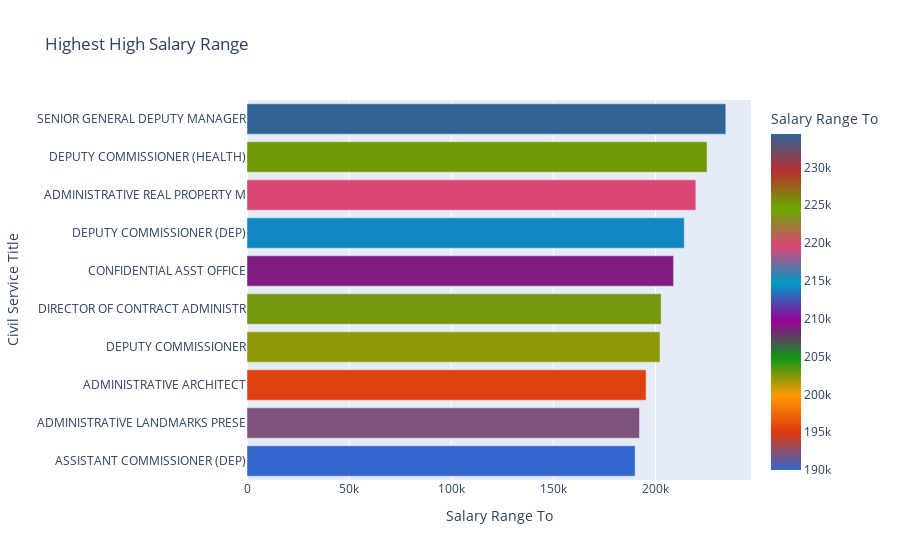

Here is the notebook cell this chart was saved with:
### Code cell
high_sal_range = (df.groupby('Civil Service Title')['Salary Range To'].mean().nlargest(10)).reset_index()

fig = px.bar(high_sal_range, y="Civil Service Title", x="Salary Range To", orientation='h', title = "Highest High Salary Range",color=  "Salary Range To", color_continuous_scale= px.colors.qualitative.G10).update_yaxes(categoryorder="total ascending")
fig.show()

### Figure 1 — Plotly figure (JSON) as saved in the notebook; plotly's stock layout.template omitted (floating-point values rounded to 4 significant figures)
{"data": [{"alignmentgroup": "True", "hovertemplate": "Salary Range To=%{marker.color}<br>Civil Service Title=%{y}<extra></extra>", "legendgroup": "", "marker": {"color": [234402, 225217, 219700.0, 214086, 208826, 202744, 202201, 195365, 192152, 190000], "coloraxis": "coloraxis", "pattern": {"shape": ""}}, "name": "", "offsetgroup": "", "orientation": "h", "showlegend": false, "textposition": "auto", "x": [234402, 225217, 219700.0, 214086, 208826, 202744, 202201, 195365, 192152, 190000], "xaxis": "x", "y": ["SENIOR GENERAL DEPUTY MANAGER", "DEPUTY COMMISSIONER (HEALTH)", "ADMINISTRATIVE REAL PROPERTY M", "DEPUTY COMMISSIONER (DEP)", "CONFIDENTIAL ASST OFFICE", "DIRECTOR OF CONTRACT ADMINISTR", "DEPUTY COMMISSIONER", "ADMINISTRATIVE ARCHITECT", "ADMINISTRATIVE LANDMARKS PRESE", "ASSISTANT COMMISSIONER (DEP)"], "yaxis": "y", "type": "bar"}], "layout": {"xaxis": {"anchor": "y", "domain": [0, 1], "title": {"text": "Salary Range To"}, "type": "linear", "range": [0, 246700.0], "autorange": true}, "yaxis": {"anchor": "x", "domain": [0, 1], "title": {"text": "Civil Service Title"}, "categoryorder": "total ascending", "type": "category", "range": [-0.5, 9.5], "autorange": true}, "coloraxis": {"colorbar": {"title": {"text": "Salary Range To"}}, "colorscale": [[0, "#3366CC"], [0.1111, "#DC3912"], [0.2222, "#FF9900"], [0.3333, "#109618"], [0.4444, "#990099"], [0.5556, "#0099C6"], [0.6667, "#DD4477"], [0.7778, "#66AA00"], [0.8889, "#B82E2E"], [1, "#316395"]]}, "legend": {"tracegroupgap": 0}, "title": {"text": "Highest High Salary Range"}, "barmode": "relative", "autosize": true}}
